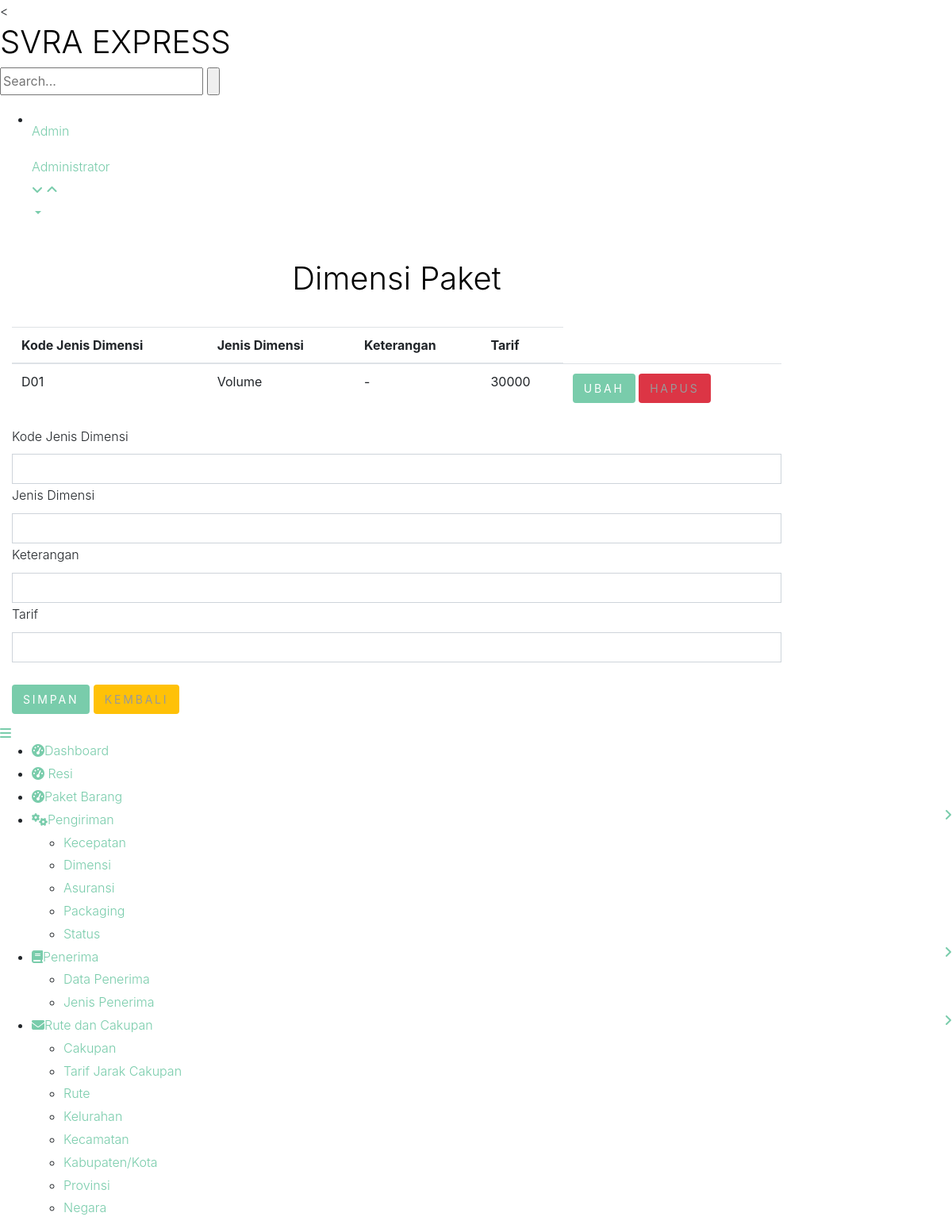
The page /svra/login/tambahdimensi.php on the database its author committed.
### tables this page shows
CREATE TABLE `jenis_dimensi` (
  `kode_jenis_dimensi` varchar(5) NOT NULL,
  `nama_jenis_dimensi` varchar(50) DEFAULT NULL,
  `keterangan` varchar(30) DEFAULT NULL,
  `tarif` int(50) DEFAULT NULL
);

### svra/login/tambahdimensi.php (the view, shortened to what this page needs)
<!DOCTYPE HTML>
<html>
<head>
<link href="css/bootstrap.css" rel="stylesheet" type="text/css" media="all">
<link href="css/style.css" rel="stylesheet" type="text/css" media="all"/>
<link href="css/font-awesome.css" rel="stylesheet">
</head>
<body>
<div class="page-container">
   <div class="left-content">
	   <div class="mother-grid-inner">
				<div class="header-main">
					<div class="header-left">
							<div class="logo-name">
									 <a href="home.php"> <h1>SVRA EXPRESS</h1>
								  </a>
							</div>
								<div class="search-box">
									<form>
										<input type="text" placeholder="Search..." required="">
										<input type="submit" value="">
									</form>
								</div>
						 </div>
							<div class="profile_details">
								<ul>
									<li class="dropdown profile_details_drop">
										<a href="#" class="dropdown-toggle" data-toggle="dropdown" aria-expanded="false">
											<div class="profile_img">
												<div class="user-name">
													<p>Admin</p>
													<span>Administrator</span>
												</div>
												<i class="fa fa-angle-down lnr"></i>
												<i class="fa fa-angle-up lnr"></i>
											</div>
										</a>
									</li>
								</ul>
							</div>
						</div>
				</div>
<div class="chit-chat-layer4">
	<div class="col-md-10 chit-chat-layer4-center">
               <div class="work-progres">
                            <div class="chit-chat-heading">
                                <br>  <H1><center> Dimensi Paket </center> </H1><br>
                            </div>
                            <div class="table-responsive">
                                <table class="table table-hover">
                                  <thead>
                                    <tr>
                                      <th>Kode Jenis Dimensi</th>
                                      <th>Jenis Dimensi</th>
                                      <th>Keterangan</th>
                                      <th>Tarif</th>
                                  </tr>
                              </thead>
                              <tbody>
							 <?php
							 $db_host = "localhost";$db_user = "root";$db_pass = "";$db_name = "ekspedisi_pengiriman_barang";
							 $koneksi= mysqli_connect( $db_host, $db_user, $db_pass, $db_name);
							  $ambil = mysqli_query ($koneksi, "SELECT * from jenis_dimensi") ;?>
							  <?php
							  while ($isi = mysqli_fetch_array($ambil))
							  { ?>
                                <tr>
                                  <td><?php echo $isi ['kode_jenis_dimensi'];?></td>
                                  <td><?php echo $isi ['nama_jenis_dimensi'];?></td>
                                  <td><?php echo $isi ['keterangan'];?></td>
                                  <td><?php echo $isi ['tarif'];?></span></td>
								  <td>
										<a href = " " class="btn btn-primary"> Ubah </a>
										<a href = "hapuskecepatan.php" class="btn btn-danger"
										onclick="return confirm ('Apakah Anda yakin ingin menghapus data ini?')"> Hapus </a>
                              </tr>
							  <?php } ?>
                          </tbody>
                      </table>
					  <form method = "POST" enctype = "multipart/form-data">
							<div class = "form group">
								<label for = "kode_jenis_dimensi"> Kode Jenis Dimensi </label>
								<input type = "text" class = "form-control" name = "kode_jenis_dimensi">
							</div>
							<div class = "form group">
								<label for = "nama_jenis_dimensi"> Jenis Dimensi </label>
								<input type = "text" class = "form-control" name = "nama_jenis_dimensi">
							</div>
							<div class = "form group">
								<label for = "keterangan"> Keterangan </label>
								<input type = "text" class = "form-control" name = "keterangan">
							</div>
							<div class = "form group">
								<label for = "tarif"> Tarif </label>
								<input type = "number" class = "form-control" name = "tarif">
							</div>
							<br>
							<button class = "btn btn-primary" name = "save" > Simpan </button>
							<a href = "dimensi.php" class = "btn btn-warning"> Kembali </a>
					  </form>
                  </div>
             </div>
      </div>
    <div class="sidebar-menu">
		  	<div class="logo"> <a href="#" class="sidebar-icon"> <span class="fa fa-bars"></span> </a>  </div>
		    <div class="menu">
		      <ul id="menu" >
		        <li id="menu-home" ><a href="home.php"><i class="fa fa-tachometer"></i><span>Dashboard</span></a></li>
				<li id="menu-home" ><a href="resi.php"><i class="fa fa-tachometer"></i><span> Resi </span></a></li>
				<li id="menu-home" ><a href="paket.php"><i class="fa fa-tachometer"></i><span>Paket Barang</span></a></li>
				<li><a href="#"><i class="fa fa-cogs"></i><span>Pengiriman</span><span class="fa fa-angle-right" style="float: right"></span></a>
		          <ul>
		            <li><a href="kecepatan.php">Kecepatan</a></li>
		            <li><a href="dimensi.php">Dimensi</a></li>
					<li><a href="asuransi.php">Asuransi</a></li>
		            <li><a href="pack.php">Packaging</a></li>
					<li><a href="status.php">Status</a></li>
		          </ul>
		       </li>
		        <li id="menu-comunicacao" ><a href="#"><i class="fa fa-book nav_icon"></i><span>Penerima</span><span class="fa fa-angle-right" style="float: right"></span></a>
		          <ul id="menu-comunicacao-sub" >
		            <li id="menu-arquivos" ><a href="penerima.php">Data Penerima</a></li>
		            <li id="menu-arquivos" ><a href="jenispenerima.php">Jenis Penerima</a></li>
		          </ul>
		        </li>
		        <li><a href="#"><i class="fa fa-envelope"></i><span>Rute dan Cakupan</span><span class="fa fa-angle-right" style="float: right"></span></a>
		        	 <ul id="menu-academico-sub" >
			            <li id="menu-academico-boletim" ><a href="cakupan.php">Cakupan</a></li>
						<li id="menu-academico-boletim" ><a href="tarifjarakcak.php">Tarif Jarak Cakupan</a></li>
						<li id="menu-academico-boletim" ><a href="rute.php">Rute</a></li>
						<li id="menu-academico-avaliacoes" ><a href="kel.php">Kelurahan</a></li>
						<li id="menu-academico-avaliacoes" ><a href="kec.php">Kecamatan</a></li>
						<li id="menu-academico-avaliacoes" ><a href="kabkot.php">Kabupaten/Kota</a></li>
						<li id="menu-academico-avaliacoes" ><a href="prov.php">Provinsi</a></li>
						<li id="menu-academico-avaliacoes" ><a href="negara.php">Negara</a></li>
		             </ul>
		        </li>
		      </ul>
		    </div>
	 </div>
</div>
</body>
</html>

### rows shown on the page
jenis_dimensi: kode_jenis_dimensi "D01", nama_jenis_dimensi "Volume", keterangan "-", tarif "30000"
